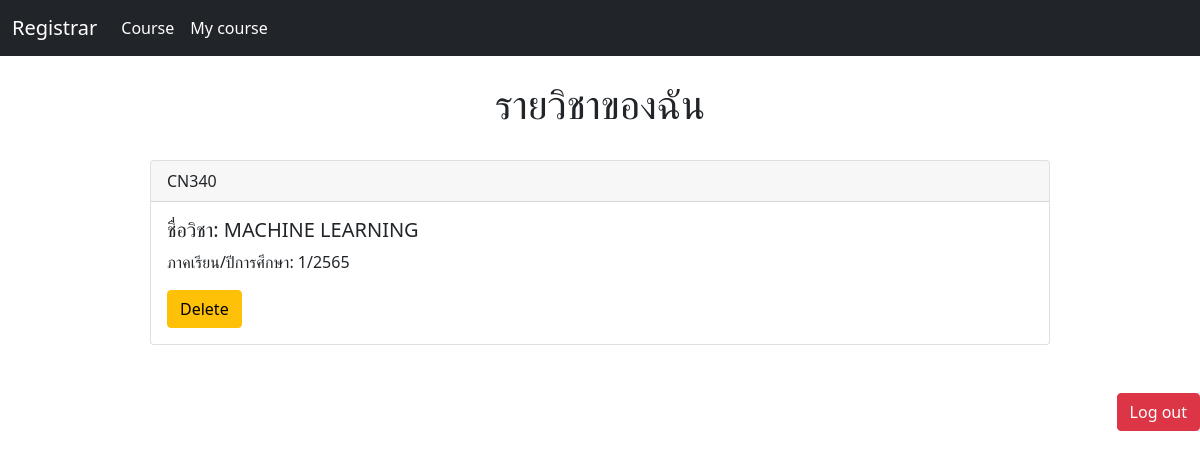
/listquota/ (signed in), run on the app's committed database.
### Register/models.py (models this page shows, shortened)
class Subject(models.Model):
    course = models.CharField(max_length=128)
    id_course = models.CharField(max_length=128)
    Semester = models.CharField(max_length=64)
    Year = models.IntegerField()
    quota = models.IntegerField(default=50)
    max_quota = models.PositiveIntegerField(default=50)
    is_open = models.BooleanField(default=True)
    students = models.ManyToManyField(Student, blank=True, related_name="Subject")

### Register/views.py (the view)
# urls.py: path('listquota/', views.quotalist, name='quotalist'),
def quotalist(request):
    all_courses = Subject.objects.all()
    user = request.user
    student = Student.objects.get(user = user)
    enrolled_courses = Subject.objects.filter(students = student)
    return render(request, 'Register/listquota.html', {
        "enrolled_courses": enrolled_courses,
        'user': user
    })

### Register/Templates/Register/listquota.html (shortened to what this page needs)
{% extends "Register/base.html" %}
{% block body %}
<br>
    <div class="center">
        <h1>รายวิชาของฉัน</h1>
    </div>
<br>
    <div class="row g-0">
        {%for i in enrolled_courses%}
        <div class="container">
            <div class="card w-75 mx-auto">
                <div class="card-header">
                    {{i.id_course}}
                </div>
                <div class="card-body">
                  <h5 class="card-title">ชื่อวิชา: {{i.course}} </h5>
                  <p class="card-text">ภาคเรียน/ปีการศึกษา: {{i.Semester}}/{{i.Year}}</p>
                    <form method = "post" action = "{% url 'delete' i.id %}">
                            <div class="col-6 col-md-4">
                                <button type="submit" class="btn btn-warning">Delete</button>
                            </div>
                    </form>
                 </div>
            </div>
            <br>
        </div>
        {% endfor %}
    </div>
{% endblock %}

### Register/Templates/Register/base.html (style rules this page uses)
.center { text-align: center; }
body { background-image: url("https://w0.peakpx.com/wallpaper/339/896/HD-wallpaper-library-concepts-stack-of-books-education-background-books-background-with-books-books-on-the-table.jpg"); background-size: cover; background-position: center; background-repeat: no-repeat; background-attachment: fixed; }

### data on the page
Subject: id_course "CN340", course "MACHINE LEARNING", Semester "1", Year "2565"
